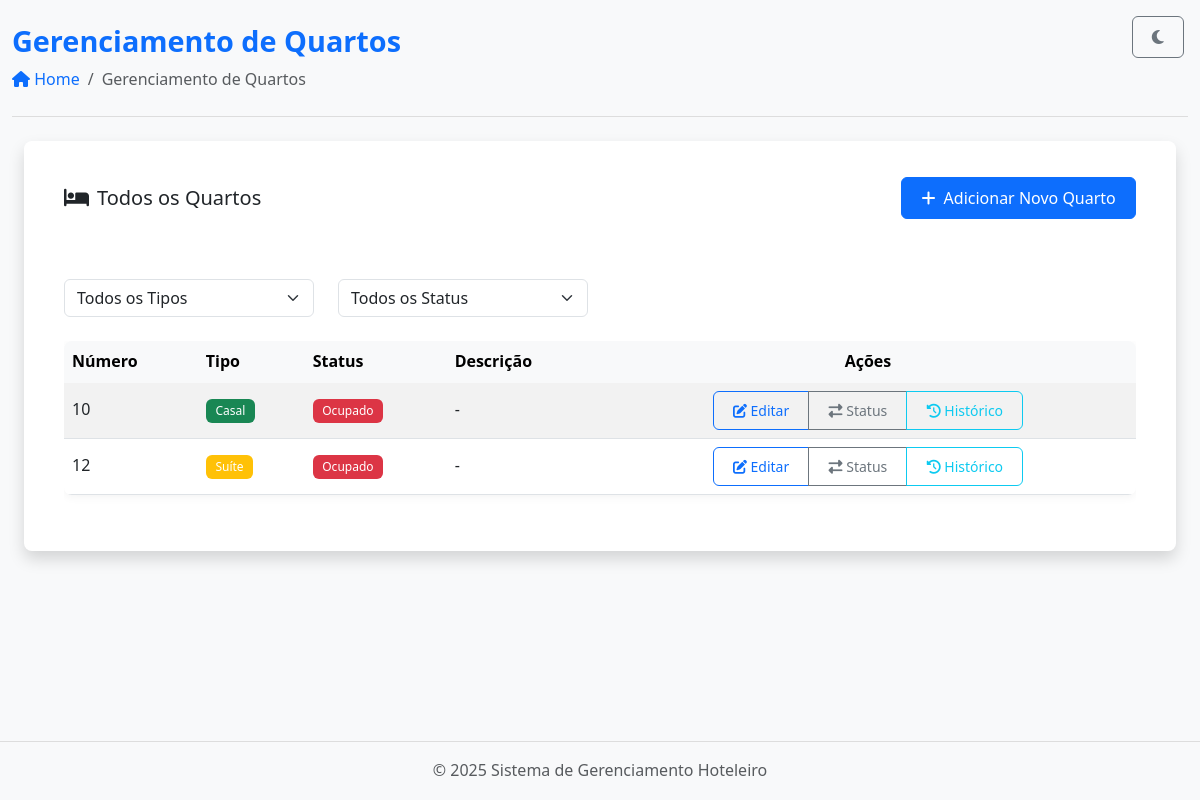
Page /rooms/ on the earlier database version.
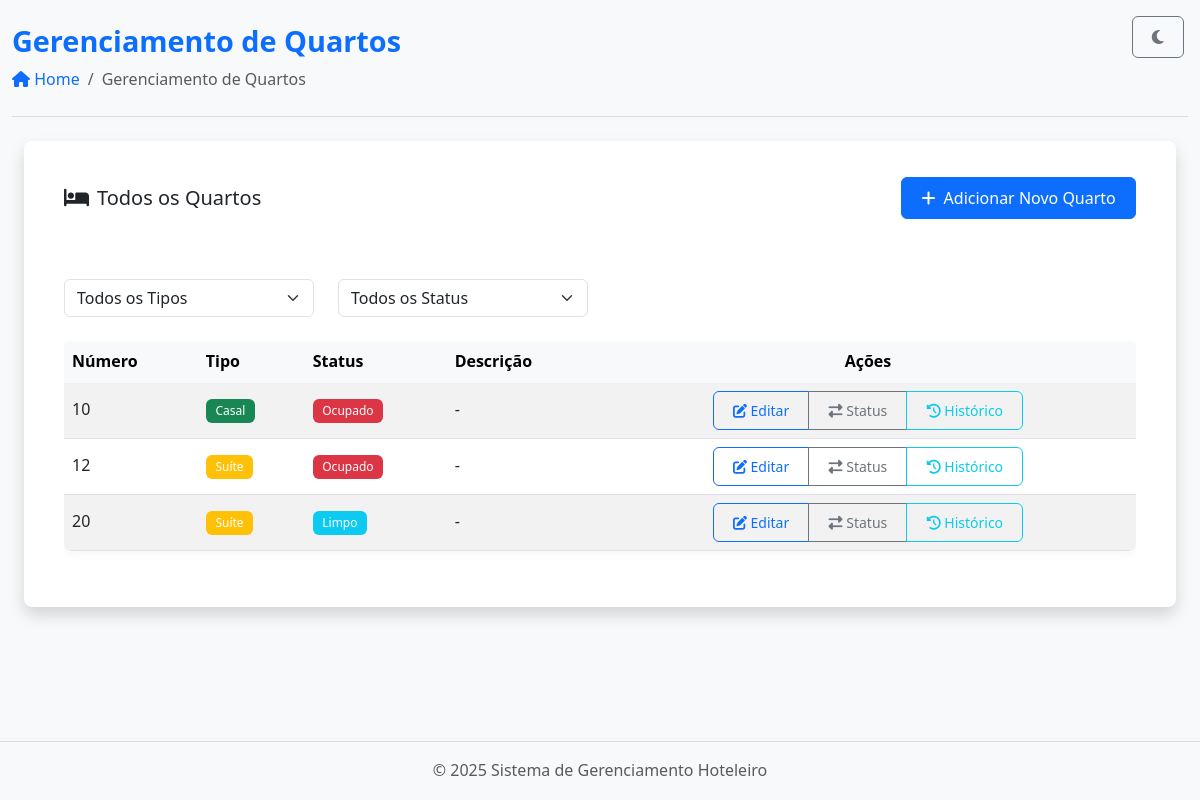
Same page on the later database version.
### apps/rooms/models.py (models this page shows, shortened)
class Room(models.Model):
    ROOM_TYPES = [
        ('single', 'Single'),
        ('double', 'Double'),
        ('suite', 'Suite'),
    ]
    number = models.CharField(max_length=10, unique=True)
    room_type = models.CharField(max_length=10, choices=ROOM_TYPES)
    status = models.CharField(max_length=20, default='clean')
    description = models.TextField(blank=True, null=True)
    created_at = models.DateTimeField(auto_now_add=True)
    updated_at = models.DateTimeField(auto_now=True)

### apps/rooms/views.py (the view)
# urls.py: path('rooms/', RoomListView.as_view(), name='room_list'),
def room_list(request: HttpRequest) -> HttpResponse:
    rooms = Room.objects.all().prefetch_related('maintenance_records')
    room_type = request.GET.get('type')
    status = request.GET.get('status')
    if room_type:
        rooms = rooms.filter(room_type=room_type)
    if status:
        rooms = rooms.filter(status=status)
    for room in rooms:
        room.maintenance_history = room.maintenance_records.order_by('-date')[:5]
    paginator = Paginator(rooms, 20)  # 20 por página
    page_number = request.GET.get('page')
    page_obj = paginator.get_page(page_number)
    context = {
        'rooms': page_obj.object_list,
        'page_obj': page_obj,
    }
    return render(request, 'rooms/list.html', context)

### templates/rooms/list.html (shortened to what the changed rows need)
{% extends 'base.html' %}
{% block page_title %}Gerenciamento de Quartos{% endblock %}
{% block content %}
<div class="container-fluid animate-fade-in">
    <div class="card shadow">
        <div class="card-body">
            <div class="table-responsive">
                <table class="table table-striped table-hover align-middle">
                    <thead class="table-light">
                        <tr>
                            <th>Número</th>
                            <th>Tipo</th>
                            <th>Status</th>
                            <th>Descrição</th>
                            <th class="text-center">Ações</th>
                        </tr>
                    </thead>
                    <tbody>
                        {% for room in rooms %}
                        <tr>
                            <td>{{ room.number }}</td>
                            <td>
                                {% if room.room_type == 'single' %}
                                    <span class="badge bg-primary">Solteiro</span>
                                {% elif room.room_type == 'double' %}
                                    <span class="badge bg-success">Casal</span>
                                {% elif room.room_type == 'suite' %}
                                    <span class="badge bg-warning">Suíte</span>
                                {% else %}
                                    <span class="badge bg-secondary">{{ room.room_type }}</span>
                                {% endif %}
                            </td>
                            <td>
                                {% if room.status == 'available' %}
                                    <span class="badge bg-success">Disponível</span>
                                {% elif room.status == 'occupied' %}
                                    <span class="badge bg-danger">Ocupado</span>
                                {% elif room.status == 'clean' %}
                                    <span class="badge bg-info">Limpo</span>
                                {% elif room.status == 'dirty' %}
                                    <span class="badge bg-secondary">Sujo</span>
                                {% elif room.status == 'maintenance' %}
                                    <span class="badge bg-warning">Manutenção</span>
                                {% elif room.status == 'needs_cleaning' %}
                                    <span class="badge bg-warning text-dark">Precisa de Limpeza</span>
                                {% else %}
                                    <span class="badge bg-secondary">{{ room.status }}</span>
                                {% endif %}
                            </td>
                            <td>{{ room.description|default:"-" }}</td>
                            <td class="text-center">
                                <div class="btn-group">
                                    <button class="btn btn-sm btn-outline-primary" onclick="editRoom({{ room.id }})">
                                        <i class="fas fa-edit"></i> Editar
                                    </button>
                                    <button class="btn btn-sm btn-outline-secondary" onclick="changeStatus({{ room.id }})">
                                        <i class="fas fa-exchange-alt"></i> Status
                                    </button>
                                    <button class="btn btn-sm btn-outline-info" onclick="viewMaintenance({{ room.id }})">
                                        <i class="fas fa-history"></i> Histórico
                                    </button>
                                </div>
                            </td>
                        </tr>
                        {% endfor %}
                    </tbody>
                </table>
            </div>
        </div>
    </div>
</div>
{% endblock %}

Differences in the rows shown:
added Room: number "20", room_type "Suíte", status "Limpo", description "-"
